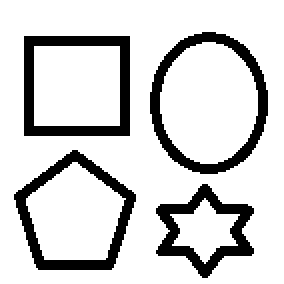
#> input picture assets/test.png, 142 x 142 px, found by its file name (shown 2 times larger)
$ python galvoimganimate.py
#> lines starting #> are read from the running program, lines starting #| are printed output that depends on the picture; after the words box and inside, x2 and y2 are one past the last pixel; in counts of white or black regions, pixels touching at a corner belong together
import numpy as np
import matplotlib.pyplot as plt
from mpl_toolkits.mplot3d import Axes3D
from matplotlib.animation import FuncAnimation
from scipy.interpolate import interp1d
import cv2  # OpenCV library for image processing

# Function to load image and apply thresholding
def process_image(image_path, threshold=127):
    image = cv2.imread(image_path, cv2.IMREAD_GRAYSCALE)
    _, thresholded = cv2.threshold(image, threshold, 255, cv2.THRESH_BINARY)
    return image, thresholded

# Function to find and fill contours
def get_filled_contours(thresholded_image):
    contours, _ = cv2.findContours(thresholded_image, cv2.RETR_TREE, cv2.CHAIN_APPROX_SIMPLE)
    mask = np.zeros_like(thresholded_image)
    cv2.drawContours(mask, contours, -1, (255), thickness=cv2.FILLED)
    points = np.column_stack(np.where(mask == 255))
    return points, contours

# Interactive thresholding function with contour preview
def interactive_thresholding(image_path):
    def on_trackbar(val):
        threshold = cv2.getTrackbarPos('Threshold', 'Thresholded Image')
        _, thresholded = cv2.threshold(image, threshold, 255, cv2.THRESH_BINARY)

        # Get filled contours
        filled_contour_points, contours = get_filled_contours(thresholded)

        # Draw contours on original image
        contour_image = cv2.cvtColor(image.copy(), cv2.COLOR_GRAY2BGR)
        cv2.drawContours(contour_image, contours, -1, (0, 255, 0), 1)

        # Display thresholded image with contours
        cv2.imshow('Thresholded Image', contour_image)

    # Load the image
    image = cv2.imread(image_path, cv2.IMREAD_GRAYSCALE)
#> image: shape (142, 142); 82.5% white; 4 black regions

    # Create a window to display the thresholded image
    cv2.namedWindow('Thresholded Image', cv2.WINDOW_NORMAL)

    # Create a trackbar for adjusting the threshold value
    cv2.createTrackbar('Threshold', 'Thresholded Image', 127, 255, on_trackbar)

    # Display the initial thresholded image
    _, initial_thresholded = cv2.threshold(image, 127, 255, cv2.THRESH_BINARY)
    cv2.imshow('Thresholded Image', cv2.cvtColor(image.copy(), cv2.COLOR_GRAY2BGR))

    # Wait until user presses the escape key
    cv2.waitKey(0)
    final_threshold = cv2.getTrackbarPos('Threshold', 'Thresholded Image')
    cv2.destroyAllWindows()

    # Return the final thresholded image and contours
    _, final_thresholded = cv2.threshold(image, final_threshold, 255, cv2.THRESH_BINARY)
    filled_contour_points, contours = get_filled_contours(final_thresholded)
#> in get_filled_contours, `contours, _ = cv2.findContours(thresholded_image, cv2.RETR_TREE, cv2.C..`: contours = 9 contours; largest, box (x1, y1, x2, y2) and area: (0, 0, 142, 142) 19881, (74, 15, 135, 88) 3372, (11, 17, 66, 69) 2752, (6, 74, 69, 136) 2676, (80, 21, 129, 82) 2255
#> in get_filled_contours, `points = np.column_stack(np.where(mask == 255))`: points = 16636 pairs, first value 0 to 141, second value 0 to 141
#> filled_contour_points has the same summary as points in get_filled_contours
    return image, final_thresholded, filled_contour_points, contours

# Example usage:
image_path = 'C:\\Users\\a6260\\Downloads\\galvo\\assets\\test.png'

# Process the image with interactive thresholding and contour preview
original_image, thresholded_image, filled_contour_points, contours = interactive_thresholding(image_path)
#> filled_contour_points has the same summary as points in get_filled_contours

# Print the filled contour points for debugging
print("Filled Contour Points:", filled_contour_points)
#> (printed output is left out)

# Display the original and thresholded images using matplotlib
fig, axs = plt.subplots(1, 2, figsize=(8, 6))
axs[0].imshow(original_image, cmap='gray')
axs[0].set_title('Original Image')
axs[0].axis('off')

# Draw contours on the original image for visualization
contour_image = cv2.cvtColor(original_image.copy(), cv2.COLOR_GRAY2BGR)
#> contour_image is the input picture: shape (142, 142, 3); 82.5% white; 4 black regions, box (x1, y1, x2, y2) and area: (75, 16, 134, 87) 948, (12, 18, 65, 68) 930, (7, 75, 68, 135) 878, (78, 92, 127, 139) 772
cv2.drawContours(contour_image, contours, -1, (0, 255, 0), 1)
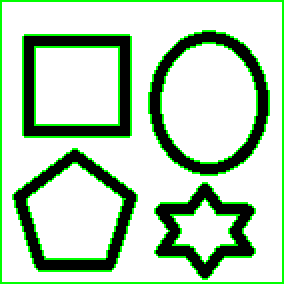
#> contour_image: shape (142, 142, 3) (shown 2 times larger); 9.13% of pixels changed, all inside (x1, y1, x2, y2) = (0, 0, 142, 142)
axs[1].imshow(contour_image)
axs[1].set_title('Thresholded Image with Contours')
axs[1].axis('off')

plt.show()
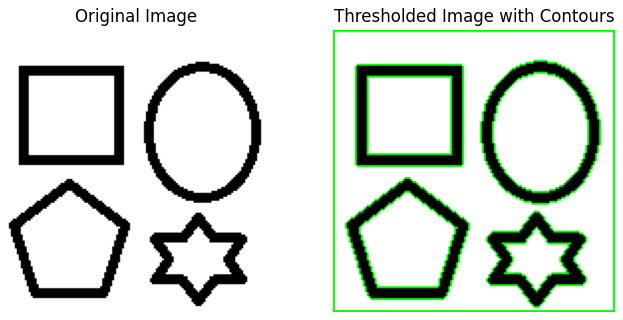
#> figure drawn by matplotlib, 2 panels

# Proceed with the filled contour points to path conversion and plotting
# Constants based on your specifications
phi_min_deg = -12.5  # Minimum angle in degrees
phi_max_deg = 12.5   # Maximum angle in degrees
voltage_min = -15.0  # Minimum voltage in volts
voltage_max = 15.0   # Maximum voltage in volts
dac_resolution = 4096  # DAC resolution (12-bit)
distance_mm = 225.64  # Distance in mm
galvo_kpps = 20000    # Galvo points per second

# Function to convert Cartesian coordinate to theta in radians
def cartesian_to_theta(x, y):
    theta_x = np.arctan2(x, distance_mm)  # X-axis
    theta_y = np.arctan2(y, distance_mm)  # Y-axis
    return theta_x, theta_y

# Function to convert theta (radians) to DAC value
def theta_to_dac(theta_rad):
    # Convert theta to degrees
    theta_deg = np.rad2deg(theta_rad)

    # Map theta_deg to the range of your galvo (-12.5° to +12.5°)
    mapped_theta_deg = np.interp(theta_deg, [-180, 180], [phi_min_deg, phi_max_deg])

    # Map mapped_theta_deg to DAC range (0 to 4096)
    dac_value = np.interp(mapped_theta_deg, [phi_min_deg, phi_max_deg], [0, dac_resolution])

    # Round DAC value to nearest integer
    dac_value = int(round(dac_value))

    return dac_value

# Convert filled contour points to DAC values for each axis
dac_values_x = []
dac_values_y = []
for point in filled_contour_points:
    x, y = point
    theta_x, theta_y = cartesian_to_theta(x, y)

    # Print theta values for debugging
    print(f"Point: ({x}, {y}) -> Theta: ({theta_x}, {theta_y})")

    dac_value_x = theta_to_dac(theta_x)
    dac_value_y = theta_to_dac(theta_y)

    # Print DAC values for debugging
    print(f"Theta: ({theta_x}, {theta_y}) -> DAC: ({dac_value_x}, {dac_value_y})")

    dac_values_x.append(dac_value_x)
    dac_values_y.append(dac_value_y)
#> this loop made 16636 passes
#> (point, theta_y, dac_value_y) on passes 2 to 4: ([0, 1], 0.00443, 2051), ([0, 2], 0.00886, 2054), ([0, 3], 0.0133, 2057)
#> (printed output is left out)

# Ensure DAC values are not empty
if not dac_values_x or not dac_values_y:
    raise ValueError("DAC values are empty. Check the image processing and conversion functions.")

# Interpolation function
def interpolate_points(x, y, num_points):
    t = np.linspace(0, 1, len(x))
    t_new = np.linspace(0, 1, num_points)
    interp_x = interp1d(t, x, kind='linear')
    interp_y = interp1d(t, y, kind='linear')
    x_new = interp_x(t_new)
    y_new = interp_y(t_new)
    return x_new, y_new

# Interpolate the DAC values to get a smoother curve
num_interpolated_points = 5 * len(dac_values_x)  # Adjust the factor as needed (reduced from 10 to 5)
smooth_dac_values_x, smooth_dac_values_y = interpolate_points(dac_values_x, dac_values_y, num_interpolated_points)

# Create 3D plot
fig = plt.figure(figsize=(8, 6))
ax = fig.add_subplot(111, projection='3d')

# Plot initial points
path_line, = ax.plot([], [], [], label='Image Path', color='blue')
laser_point, = ax.plot([], [], [], 'ro')  # Red point representing the laser
origin_point, = ax.plot(min(dac_values_x), min(dac_values_y), [0], 'ro')  # Red point representing the laser
source_point, = ax.plot(min(dac_values_x), min(dac_values_y), [distance_mm], 'go')  # Green point representing the laser source
connection_line, = ax.plot([], [], [], 'r-')  # Red line connecting laser source to moving point

ax.set_xlabel('X')
ax.set_ylabel('Y')
ax.set_zlabel('Z')
ax.set_title('3D Visualization of Image Path and Galvo Outputs')
ax.legend()

# Set the view angle for a top-down perspective
ax.view_init(elev=90, azim=-90)  # Top view

# Set up the limits of the plot
ax.set_xlim(min(dac_values_x)-50, max(dac_values_x)+50)
ax.set_ylim(min(dac_values_y)-50, max(dac_values_y)+50)
ax.set_zlim(0, distance_mm + 50)

# Animation function
def animate(i):
    # Update path line
    path_line.set_data(smooth_dac_values_x[:i+1], smooth_dac_values_y[:i+1])
    path_line.set_3d_properties([0] * (i+1))

    # Update laser point
    if i < len(smooth_dac_values_x):
        laser_point.set_data([smooth_dac_values_x[i]], [smooth_dac_values_y[i]])
        laser_point.set_3d_properties([0])

    # Update connection line
    if i < len(smooth_dac_values_x):
        connection_line.set_data([min(dac_values_x), smooth_dac_values_x[i]], [min(dac_values_y), smooth_dac_values_y[i]])
        connection_line.set_3d_properties([distance_mm, 0])

    return path_line, laser_point, connection_line

# Calculate number of frames and interval
total_points = len(smooth_dac_values_x)
duration_seconds = total_points / galvo_kpps
frames_per_second = 120  # Increase FPS for faster animation
num_frames = num_interpolated_points
if num_frames == 0:
    num_frames = frames_per_second

interval = duration_seconds / frames_per_second  # Reduced interval for faster animation
print("total_points:", total_points, "duration_seconds:", duration_seconds, "frames_per_second:", frames_per_second, "num_frame:", num_frames, "interval:", interval)

# Create animation
ani = FuncAnimation(fig, animate, frames=num_frames, interval=interval, blit=True)

plt.show()
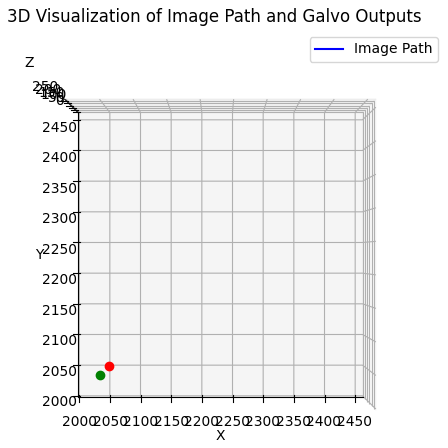
#> figure drawn by matplotlib, 1 panel
